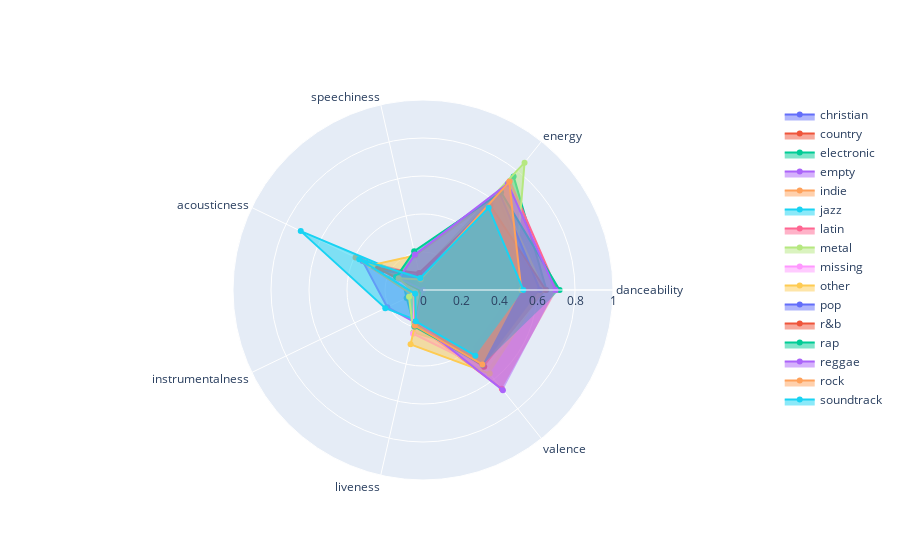

This figure's notebook cell:
### Code cell
# Radar Chart for noncharters
polar_categories = ['danceability', 'energy', 'speechiness', 'acousticness', 'instrumentalness', 'liveness', 'valence']
fig = go.Figure()
data = attributes.query("chart == 0").groupby('genre_super', as_index=False).mean().loc[:, ["genre_super"] + polar_categories]

for genre in data.genre_super.unique():
    df = data[lambda x: x.genre_super == genre]
    fig.add_trace(go.Scatterpolar(
        r=[df[col].values[0] for col in df.columns if col in polar_categories],
        theta = polar_categories,
        fill='toself',
        name=df["genre_super"].values[0]
    ))

fig.update_layout(
  polar=dict(
    radialaxis=dict(
      visible=True,
      range=[0, 1]
    )),
  showlegend=True
)

fig.show()

### Figure 1 — Plotly figure (JSON) as saved in the notebook; plotly's stock layout.template omitted (floating-point values rounded to 4 significant figures)
{"data": [{"fill": "toself", "name": "christian", "r": [0.4895, 0.5839, 0.05312, 0.3337, 0.002511, 0.1688, 0.3866], "theta": ["danceability", "energy", "speechiness", "acousticness", "instrumentalness", "liveness", "valence"], "type": "scatterpolar"}, {"fill": "toself", "name": "country", "r": [0.5727, 0.634, 0.04092, 0.2633, 0.002041, 0.169, 0.5223], "theta": ["danceability", "energy", "speechiness", "acousticness", "instrumentalness", "liveness", "valence"], "type": "scatterpolar"}, {"fill": "toself", "name": "electronic", "r": [0.6501, 0.7648, 0.08342, 0.1201, 0.0957, 0.2004, 0.5104], "theta": ["danceability", "energy", "speechiness", "acousticness", "instrumentalness", "liveness", "valence"], "type": "scatterpolar"}, {"fill": "toself", "name": "empty", "r": [0.6, 0.5429, 0.0812, 0.3532, 0.2083, 0.1755, 0.4825], "theta": ["danceability", "energy", "speechiness", "acousticness", "instrumentalness", "liveness", "valence"], "type": "scatterpolar"}, {"fill": "toself", "name": "indie", "r": [0.538, 0.5349, 0.04973, 0.3939, 0.06001, 0.1625, 0.4557], "theta": ["danceability", "energy", "speechiness", "acousticness", "instrumentalness", "liveness", "valence"], "type": "scatterpolar"}, {"fill": "toself", "name": "jazz", "r": [0.5177, 0.3263, 0.04432, 0.7143, 0.2204, 0.1627, 0.4618], "theta": ["danceability", "energy", "speechiness", "acousticness", "instrumentalness", "liveness", "valence"], "type": "scatterpolar"}, {"fill": "toself", "name": "latin", "r": [0.7049, 0.7331, 0.08857, 0.2367, 0.004331, 0.1841, 0.6652], "theta": ["danceability", "energy", "speechiness", "acousticness", "instrumentalness", "liveness", "valence"], "type": "scatterpolar"}, {"fill": "toself", "name": "metal", "r": [0.4795, 0.8572, 0.08508, 0.036, 0.0816, 0.2285, 0.4035], "theta": ["danceability", "energy", "speechiness", "acousticness", "instrumentalness", "liveness", "valence"], "type": "scatterpolar"}, {"fill": "toself", "name": "missing", "r": [0.6411, 0.5695, 0.08612, 0.2093, 0.04759, 0.236, 0.5384], "theta": ["danceability", "energy", "speechiness", "acousticness", "instrumentalness", "liveness", "valence"], "type": "scatterpolar"}, {"fill": "toself", "name": "other", "r": [0.6356, 0.6481, 0.1858, 0.3019, 1.278e-05, 0.2935, 0.5629], "theta": ["danceability", "energy", "speechiness", "acousticness", "instrumentalness", "liveness", "valence"], "type": "scatterpolar"}, {"fill": "toself", "name": "pop", "r": [0.6153, 0.6489, 0.07588, 0.2387, 0.009426, 0.1739, 0.5075], "theta": ["danceability", "energy", "speechiness", "acousticness", "instrumentalness", "liveness", "valence"], "type": "scatterpolar"}, {"fill": "toself", "name": "r&b", "r": [0.6464, 0.5686, 0.09123, 0.2634, 0.0116, 0.1727, 0.5162], "theta": ["danceability", "energy", "speechiness", "acousticness", "instrumentalness", "liveness", "valence"], "type": "scatterpolar"}, {"fill": "toself", "name": "rap", "r": [0.7192, 0.6586, 0.209, 0.157, 0.005719, 0.1968, 0.5024], "theta": ["danceability", "energy", "speechiness", "acousticness", "instrumentalness", "liveness", "valence"], "type": "scatterpolar"}, {"fill": "toself", "name": "reggae", "r": [0.6978, 0.716, 0.191, 0.141, 0.0004298, 0.1693, 0.6744], "theta": ["danceability", "energy", "speechiness", "acousticness", "instrumentalness", "liveness", "valence"], "type": "scatterpolar"}, {"fill": "toself", "name": "rock", "r": [0.5179, 0.7279, 0.05654, 0.1423, 0.04503, 0.1932, 0.5013], "theta": ["danceability", "energy", "speechiness", "acousticness", "instrumentalness", "liveness", "valence"], "type": "scatterpolar"}, {"fill": "toself", "name": "soundtrack", "r": [0.528, 0.5542, 0.06454, 0.3724, 0.04589, 0.1693, 0.4419], "theta": ["danceability", "energy", "speechiness", "acousticness", "instrumentalness", "liveness", "valence"], "type": "scatterpolar"}], "layout": {"polar": {"radialaxis": {"range": [0, 1], "visible": true}}, "showlegend": true}}
